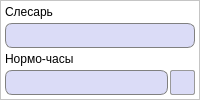
         <widget class="QFrame" name="frame_10">
          <property name="minimumSize">
           <size>
            <width>0</width>
            <height>0</height>
           </size>
          </property>
          <property name="styleSheet">
           <string notr="true">QFrame {
	background-color: white;
}</string>
          </property>
          <property name="frameShape">
           <enum>QFrame::StyledPanel</enum>
          </property>
          <property name="frameShadow">
           <enum>QFrame::Raised</enum>
          </property>
          <layout class="QGridLayout" name="gridLayout_19">
           <property name="leftMargin">
            <number>4</number>
           </property>
           <property name="topMargin">
            <number>4</number>
           </property>
           <property name="rightMargin">
            <number>4</number>
           </property>
           <property name="bottomMargin">
            <number>4</number>
           </property>
           <property name="horizontalSpacing">
            <number>2</number>
           </property>
           <property name="verticalSpacing">
            <number>4</number>
           </property>
           <item row="1" column="0" colspan="2">
            <widget class="QLineEdit" name="locksmithLine">
             <property name="minimumSize">
              <size>
               <width>0</width>
               <height>25</height>
              </size>
             </property>
             <property name="font">
              <font>
               <pointsize>10</pointsize>
              </font>
             </property>
             <property name="focusPolicy">
              <enum>Qt::NoFocus</enum>
             </property>
             <property name="styleSheet">
              <string notr="true">QLineEdit {
	border: 1px solid gray;
    border-radius: 7px;
    background-color: #dbdcf7;
	padding-left: 3px;
}</string>
             </property>
             <property name="readOnly">
              <bool>true</bool>
             </property>
            </widget>
           </item>
           <item row="3" column="0">
            <widget class="QLineEdit" name="locksmithHoursLine">
             <property name="minimumSize">
              <size>
               <width>0</width>
               <height>25</height>
              </size>
             </property>
             <property name="maximumSize">
              <size>
               <width>16777215</width>
               <height>16777215</height>
              </size>
             </property>
             <property name="font">
              <font>
               <pointsize>10</pointsize>
              </font>
             </property>
             <property name="styleSheet">
              <string notr="true">QLineEdit {
	border: 1px solid gray;
    border-radius: 7px;
    background-color: #dbdcf7;
	padding-left: 3px;
}</string>
             </property>
            </widget>
           </item>
           <item row="3" column="1">
            <widget class="QPushButton" name="clearLocksmithButton">
             <property name="minimumSize">
              <size>
               <width>25</width>
               <height>25</height>
              </size>
             </property>
             <property name="maximumSize">
              <size>
               <width>25</width>
               <height>25</height>
              </size>
             </property>
             <property name="toolTip">
              <string>Вернуть работника</string>
             </property>
             <property name="styleSheet">
              <string notr="true">QPushButton {
	background-color: #dbdcf7;
	border: 1px solid #999999;
	border-radius: 2px;
}

QPushButton:hover {
	background-color: #d5d6f0;
	border: 1px solid #acacac;
}

QPushButton:pressed {
	background-color: #cbcde6;
	border: 2px solid #999999;
}</string>
             </property>
             <property name="text">
              <string/>
             </property>
             <property name="icon">
              <iconset resource="../../images.qrc">
               <normaloff>:/images/returnEmployee.png</normaloff>:/images/returnEmployee.png</iconset>
             </property>
             <property name="iconSize">
              <size>
               <width>25</width>
               <height>25</height>
              </size>
             </property>
             <property name="autoDefault">
              <bool>false</bool>
             </property>
            </widget>
           </item>
           <item row="0" column="0" colspan="2">
            <widget class="QLabel" name="label_21">
             <property name="font">
              <font>
               <pointsize>9</pointsize>
              </font>
             </property>
             <property name="styleSheet">
              <string notr="true">QLabel {
	background-color: transparent;
	border: 0px;
}</string>
             </property>
             <property name="text">
              <string>Слесарь</string>
             </property>
            </widget>
           </item>
           <item row="2" column="0" colspan="2">
            <widget class="QLabel" name="label_26">
             <property name="font">
              <font>
               <pointsize>9</pointsize>
              </font>
             </property>
             <property name="styleSheet">
              <string notr="true">QLabel {
	background-color: transparent;
	border: 0px;
}</string>
             </property>
             <property name="text">
              <string>Нормо-часы</string>
             </property>
            </widget>
           </item>
          </layout>
         </widget>
